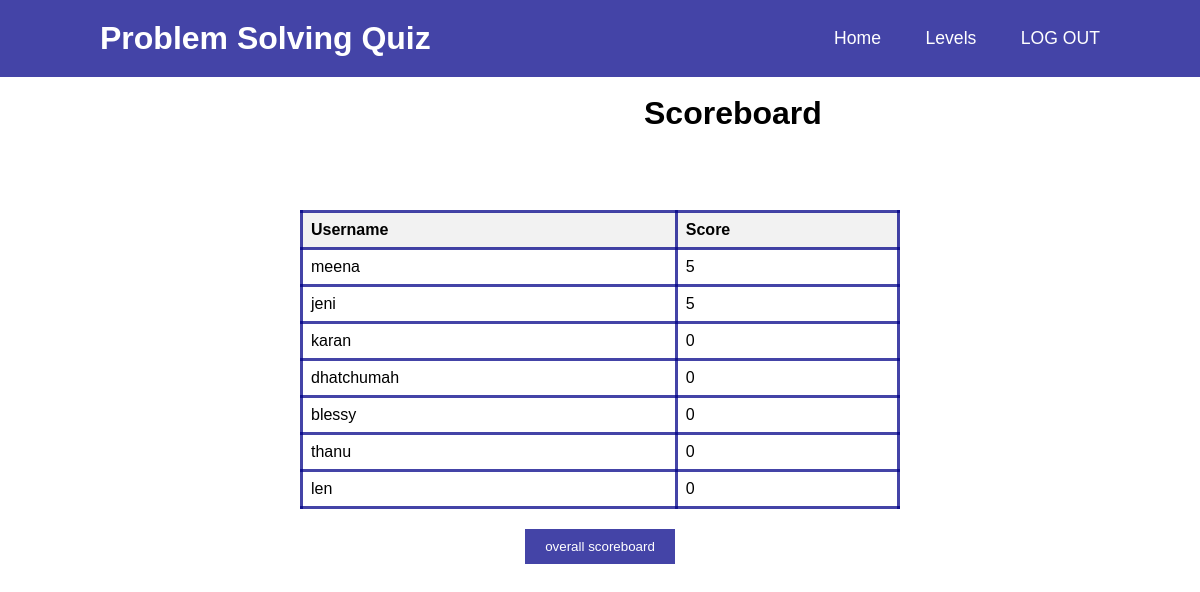
The page /Scoreboard1.php (signed in) on the database its author committed.
### tables this page shows
CREATE TABLE `user_info` (
  `user_id` int(11) NOT NULL,
  `username` varchar(50) NOT NULL,
  `email` varchar(100) NOT NULL,
  `password` varchar(128) NOT NULL,
  `points` int(11) NOT NULL,
  `otp` int(11) NOT NULL,
  `quiz_score` int(11) NOT NULL DEFAULT 0,
  `level3` int(255) NOT NULL,
  `level4` int(245) NOT NULL,
  `int_level1` int(255) NOT NULL,
  `int_level2` int(255) NOT NULL,
  `int_level3` int(255) NOT NULL,
  `int_level4` int(255) NOT NULL,
  `exp_level1` int(255) NOT NULL,
  `exp_level2` int(255) NOT NULL,
  `exp_level3` int(255) NOT NULL,
  `exp_level4` int(255) NOT NULL,
  `allpoints` int(255) NOT NULL,
  `beginner_score` int(255) NOT NULL,
  `intermediate_score` int(255) NOT NULL,
  `expert_score` int(255) NOT NULL,
  `a_points` int(11) NOT NULL,
  `a_otp` int(11) NOT NULL,
  `a_quiz_score` int(11) NOT NULL DEFAULT 0,
  `a_level3` int(255) NOT NULL,
  `a_level4` int(245) NOT NULL,
  `a_int_level1` int(255) NOT NULL,
  `a_int_level2` int(255) NOT NULL,
  `a_int_level3` int(255) NOT NULL,
  `a_int_level4` int(255) NOT NULL,
  `a_exp_level1` int(255) NOT NULL,
  `a_exp_level2` int(255) NOT NULL,
  `a_exp_level3` int(255) NOT NULL,
  `a_exp_level4` int(255) NOT NULL,
  `a_aptitudeallpoints` int(255) NOT NULL,
  `f_points` int(11) NOT NULL,
  `f_otp` int(11) NOT NULL,
  `f_quiz_score` int(11) NOT NULL DEFAULT 0,
  `f_level3` int(255) NOT NULL,
  `f_level4` int(245) NOT NULL,
  `f_int_level1` int(255) NOT NULL,
  `f_int_level2` int(255) NOT NULL,
  `f_int_level3` int(255) NOT NULL,
  `f_int_level4` int(255) NOT NULL,
  `f_exp_level1` int(255) NOT NULL,
  `f_exp_level2` int(255) NOT NULL,
  `f_exp_level3` int(255) NOT NULL,
  `f_exp_level4` int(255) NOT NULL,
  `f_allpoints` int(255) NOT NULL
);

### scoreboard1.php (the view, shortened to what this page needs)
<?php
$db_host = "localhost";
$db_username = "root";
$db_password = "";
$db_name = "javaboi";
$db_connection = new mysqli($db_host, $db_username, $db_password, $db_name);
$query = "SELECT username, quiz_score FROM user_info ORDER BY quiz_score DESC";
$result = $db_connection->query($query);
if ($result->num_rows > 0) {
    $scoreboardData = array();
    while ($row = $result->fetch_assoc()) {
        $scoreboardData[] = $row;
    }
} else {
    $scoreboardData = array();
}
?>
<!DOCTYPE html>
<html lang="en">
<head>
    <link rel="stylesheet" href="styles1.css">
</head>
<header>
        <h2 class="logo">Problem Solving Quiz</h2>
            <nav class="navigation">
                  <a href="competency.php">Home</a>
                  <a href="topic.php">Levels</a>
                  <a href="login.html" class="btnlogout">LOG OUT</a>
             </nav>
   </header>
<body>
    <h1>Scoreboard</h1>
    <?php if (!empty($scoreboardData)) : ?>
        <table>
            <tr>
                <th>Username</th>
                <th>Score</th>
            </tr>
            <?php foreach ($scoreboardData as $row) : ?>
                <tr>
                    <td><?php echo htmlspecialchars($row['username']); ?></td>
                    <td><?php echo $row['quiz_score']; ?></td>
                </tr>
            <?php endforeach; ?>
        </table>
    <?php else : ?>
        <p>No scores found.</p>
    <?php endif; ?>
</body>
</html>
    <form method="post" action="overall_scoreboard.php">
        <input type="submit"  name="update_allpoints" value="overall scoreboard">
    </form>
</body>

### styles1.css (style rules this page uses)
* { margin: 0; padding: 0; box-sizing: border-box; font-family: 'Poppins', sans-serif; }
header { position: fixed; top: 0; left: 0; width: 100%; padding: 20px 100px; background: #008b; display: flex; justify-content: space-between; align-items: center; z-index: 99; }
.logo { font-size: 2em; color:#fff; user-select: none; }
.navigation a { position: relative; font-size: 1.1em; color:#fff; text-decoration: none; font-weight: 500; margin-left: 40px; }
.navigation a::after { content:''; position: absolute; left: 0; bottom: -6px; width: 100%; height: 3px; background: #fff; border-radius: 5px; transform: scaleX(0); transform-origin: right; transition: transform .5s; }
body { margin: 0; background-color: white; margin-top: 8%; }

### scoreboard1.php (style rules this page uses)
table { border-collapse: collapse; width: 50%; margin: 20px auto; }
th, td { border: 3px solid #4EB33E; padding: 8px; text-align: left; }
th { background-color: #f2f2f2; }
h1 { padding: 58px; margin-top: 37px; margin-left: 586px; }
header { position: fixed; top: 0; left: 0; width: 100%; padding: 20px 100px; background: #008b; display: flex; justify-content: space-between; align-items: center; z-index: 99; }
body { margin: 0; background-color: white; }
input[type="submit"] { background-color: #008b; color: white; border: none; padding: 10px 20px; cursor: pointer; }
th, td { border: 3px solid #008b; padding: 8px; text-align: left; }
form { text-align: center; margin-top: 20px; }

### rows shown on the page
user_info: username "meena", quiz_score "5"
user_info: username "jeni", quiz_score "5"
user_info: username "karan", quiz_score "0"
user_info: username "dhatchumah", quiz_score "0"
user_info: username "blessy", quiz_score "0"
user_info: username "thanu", quiz_score "0"
user_info: username "len", quiz_score "0"
